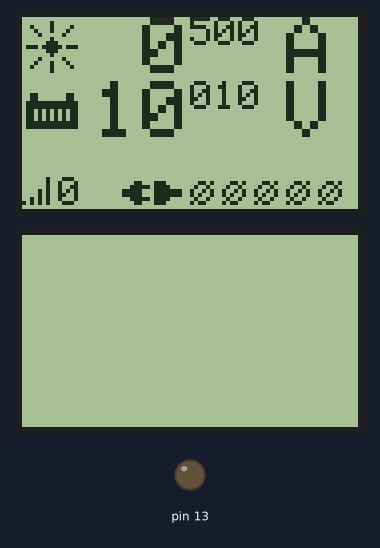
Bench run of a sketch on a simulated Arduino Uno, built with avr-gcc and run on an emulated ATmega328P. Parts: 2 × 84×48 one-colour display, output pins drawn as LEDs (lit = HIGH). What the sketch prints to the serial monitor is not drawn.

Above: at 0.12 s.
At 2.45 s:
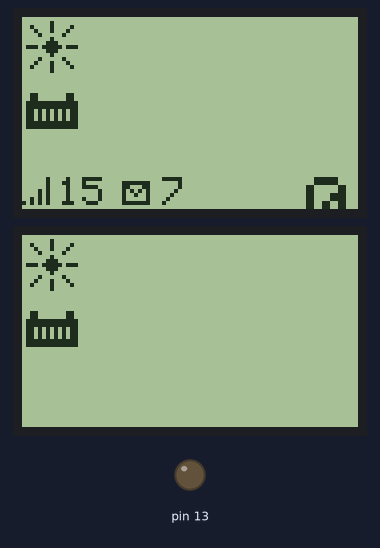
At 10.94 s:
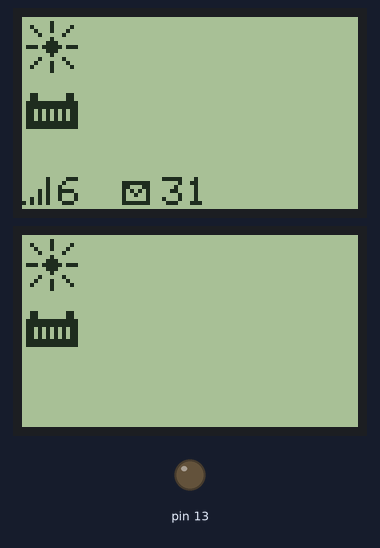
At 19.75 s:
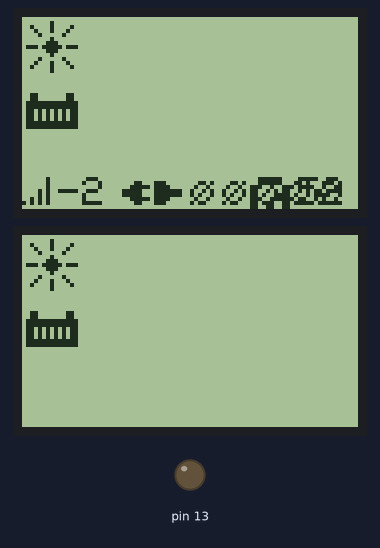
At 28.58 s:
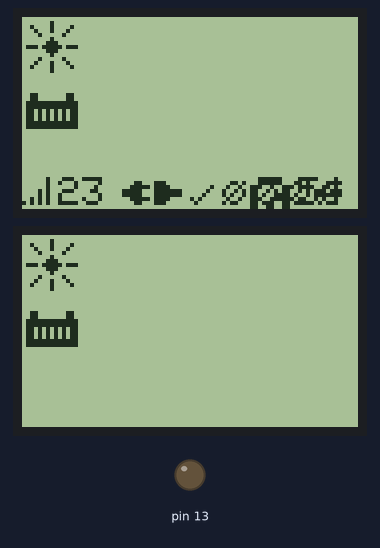
At 37.77 s:
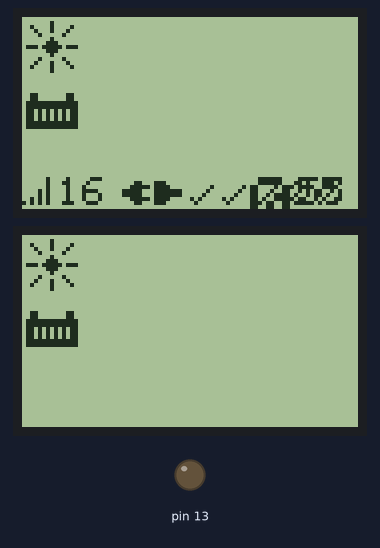

The sketch:

Spike_Screens.ino
```cpp
#include <SPI.h>
#include <Adafruit_GFX.h>
#include <Adafruit_PCD8544.h>
#include <Bt_SolarMonitor.h>

#include <Bt/SolarMonitor/Screens.hpp>
#include <Bt/SolarMonitor/NokiaScreen.hpp>

using namespace Bt::SolarMonitor;

NokiaScreen sDisplay1(A5, A4, A3);
NokiaScreen sDisplay2(A5, A2, A1);
Screens sScreens(sDisplay1,sDisplay2);
int sCounter = 1000;
#define DELAY 200

void setup()   {
  pinMode(13, OUTPUT);
  digitalWrite(13, HIGH);
  while (!Serial) {}
  Serial.begin(115200);
  Serial.println(F("** Spike Screens **"));
  digitalWrite(13, LOW);

  sDisplay1.begin();
  sDisplay2.begin();

}


void loop() {
   Serial.println(F("** loop **"));
   sCounter++;
   double v = sCounter % 1600;
   v = (v / 100);
   double i = sCounter % 12000;
   i = i / 2000;
   int rssi = (sCounter % 33) -2;
   int gsmState = (sCounter % 12);
   gsmState = (gsmState > 5) ? 5 : gsmState;

   sScreens.updateMeasurementRecord(MeasurementRecord(
      Measurement(i,v),
      Measurement(i,v),
      Measurement(i,v),
      Measurement(i,v),
      Measurement(i,v),
      Measurement(i,v)
   ));

   sScreens.updateRSSI(rssi);
   sScreens.updateGsmState(gsmState);
   sScreens.updateCounter(sCounter-1000);

//   sScreens.updatePowerState(PowerState::OnA);
//   delay(DELAY);
//   sScreens.updatePowerState(PowerState::OnB);
//   delay(DELAY);
   sScreens.updatePowerState(PowerState::Off);
   delay(DELAY);

}
```
